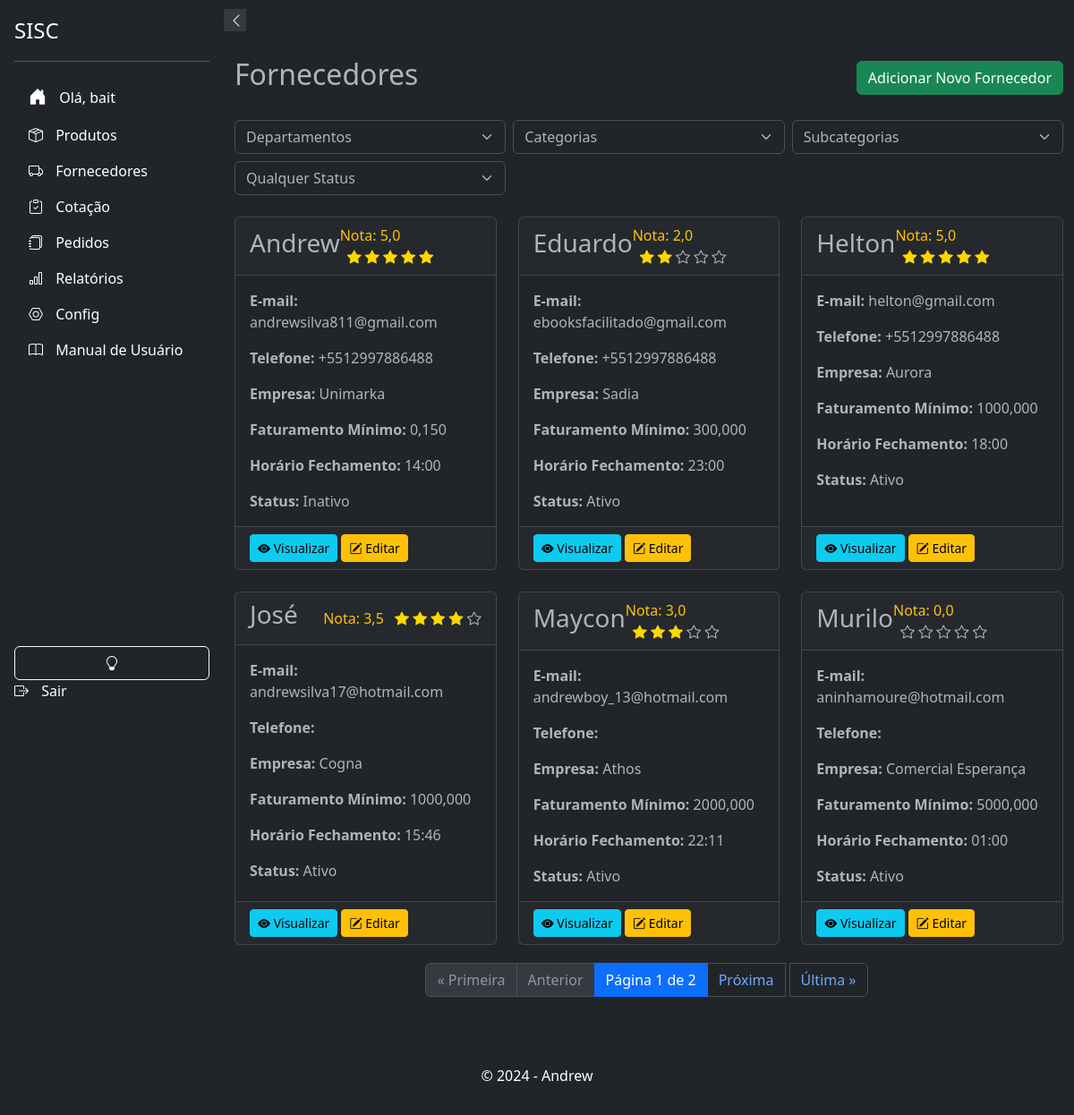
Page /suppliers/ (signed in) on the committed database.
### suppliers/models.py (models this page shows, shortened)
class Supplier(models.Model):
    user = models.ForeignKey(settings.AUTH_USER_MODEL, on_delete=models.CASCADE, blank=True, null=True)
    name = models.CharField(max_length=255)
    email = models.EmailField(unique=True)
    phone_regex = RegexValidator(regex=r'^\+?\d{10,15}$', message="Número de telefone no formato: '+999999999'. Até 15 dígitos.", )
    phone = models.CharField(validators=[phone_regex], max_length=17, blank=True)
    company = models.CharField(max_length=255, null=True, blank=True)
    cnpj = models.CharField(max_length=18, unique=True, validators=[validate_cnpj], null=True, blank=True)
    active = models.BooleanField(default=True, verbose_name="Ativo")
    address_line_1 = models.CharField("Endereço", max_length=255, null=True, blank=True)
    address_line_2 = models.CharField("Complemento", max_length=255, null=True, blank=True)
    city = models.CharField("Cidade", max_length=100, null=True, blank=True)
    state = models.CharField("Estado", max_length=50, null=True, blank=True)
    zip_code = models.CharField("CEP", max_length=10, null=True, blank=True)
    minimum_order_value = models.DecimalField("Valor Mínimo para Pedido", max_digits=10, decimal_places=3, validators=[MinValueValidator(0)], null=True, blank=True)
    order_response_deadline = models.TimeField("Prazo de Resposta para Pedidos", null=True, blank=True)
    departments = models.ManyToManyField('products.Departamento', related_name='suppliers', blank=True)
    categories = models.ManyToManyField(Category, blank=True, verbose_name="Categorias")
    subcategories = models.ManyToManyField(Subcategory, blank=True, verbose_name="Subcategorias")
    brands = models.ManyToManyField(Brand,  blank=True, verbose_name="Marcas")
    created_at = models.DateTimeField(auto_now_add=False, default=datetime.datetime.now, null=True, blank=True)
    updated_at = models.DateTimeField(auto_now=True, verbose_name="Atualizado em")
    deleted = models.BooleanField(default=False)
    holiday_cover_name = models.CharField("Nome do Fornecedor de Férias", max_length=255, null=True, blank=True)
    holiday_cover_email = models.EmailField("Email do Fornecedor de Férias", null=True, blank=True)
    holiday_cover_phone = models.CharField("Telefone do Fornecedor de Férias", validators=[phone_regex], max_length=17, blank=True, null=True)
    observation = models.TextField("Observação", null=True, blank=True)
    delivery_days = models.CharField("Dias de Entrega", max_length=100, blank=True, null=True)
    quality_rating = models.IntegerField(default=0, blank=True, null=True)
    delivery_time_rating = models.IntegerField(default=0, blank=True, null=True)
    price_rating = models.IntegerField(default=0, blank=True, null=True)
    reliability_rating = models.IntegerField(default=0, blank=True, null=True)
    flexibility_rating = models.IntegerField(default=0, blank=True, null=True)
    partnership_rating = models.IntegerField(default=0, blank=True, null=True)
    comments = models.TextField("Comentários", max_length=100, blank=True, null=True)
    billing_deadline_choices = [
        ('1-2', '1 a 2 dias úteis'),
        ('3-5', '3 a 5 dias úteis'),
        ('6-10', '6 a 10 dias úteis'),
        ('11-15', '11 a 15 dias úteis'),
        ('15+', 'Mais de 15 dias úteis'),
        ('negotiable', 'A combinar')
    ]
    billing_deadline = models.CharField(max_length=20, choices=billing_deadline_choices, default='1-2', verbose_name="Prazo de Faturamento")
    specific_billing_deadline = models.CharField(max_length=50, blank=True, null=True, verbose_name="Prazo Específico de Faturamento")
    class Meta:
        ordering = ['name']
    def average_rating(self):
        ratings = [self.quality_rating, self.delivery_time_rating, self.flexibility_rating, self.partnership_rating]
        ratings = [rating for rating in ratings if rating is not None]
        if ratings:
            return sum(ratings) / len(ratings)
        return None

### suppliers/views.py (the view)
# urls.py: path('', SupplierListView.as_view(), name='supplier_list'),
@method_decorator(login_required, name='dispatch')
class SupplierListView(PermissionRequiredMixin, ListView):  # View para listar fornecedores
    model = Supplier
    template_name = 'suppliers/supplier_list.html'
    context_object_name = 'suppliers'
    paginate_by = 6
    permission_required = 'suppliers.view_supplier'
    def get_queryset(self): # Método para filtrar os fornecedores
        queryset = super().get_queryset()
        department_id = self.request.GET.get('department')
        category_id = self.request.GET.get('category')
        subcategory_id = self.request.GET.get('subcategory')
        status = self.request.GET.get('status')
        if department_id: # Se department_id não estiver vazio
            queryset = queryset.filter(departments__id=department_id) # Filtra os fornecedores pelo departamento
        if category_id:
            queryset = queryset.filter(categories__id=category_id)
        if subcategory_id:
            queryset = queryset.filter(subcategories__id=subcategory_id)
        if status:
            queryset = queryset.filter(active=status == 'True')
        return queryset
    def get_context_data(self, **kwargs): # Adiciona os departamentos ao contexto
        context = super().get_context_data(**kwargs)
        context['suppliers'] = context['object_list']  # Adiciona 'suppliers' ao contexto
        context['departments'] = Departamento.objects.all()
        context['categories'] = Category.objects.all()
        context['subcategories'] = Subcategory.objects.all()
        context['form'] = SupplierFilterForm(self.request.GET or None)
        context['status_form'] = SupplierStatusFilterForm(self.request.GET or None)
        return context

### suppliers/forms.py
class SupplierStatusFilterForm(forms.Form): # Formulário para filtrar fornecedores por status
    STATUS_CHOICES = [
        ('', 'Todos'),
        (True, 'Ativo'),
        (False, 'Inativo'),
    ]
    status = forms.ChoiceField(choices=STATUS_CHOICES, required=False, label='Status', widget=forms.Select(attrs={'onchange': 'this.form.submit();'}))

### suppliers/templates/suppliers/supplier_list.html (shortened to what this page needs)
{% extends "base.html" %}
{% load static %}
{% load i18n %}
{% load tz %}
{% block content %}
<div class="container py-4">
    <div class="d-flex justify-content-between align-items-center mb-4">
        <h2>Fornecedores</h2>
        {% if perms.suppliers.add_supplier %}
        <a href="{% url 'suppliers:supplier_new' %}" class="btn btn-success">Adicionar Novo Fornecedor</a>
        {% endif %}
    </div>
    <form method="GET" action="{% url 'suppliers:supplier_list' %}" id="filterForm">
        <div class="row g-2">
            <div class="col-md-4">
                <select id="departmentSelect" class="form-select" name="department">
                    <option value="">Departamentos</option>
                </select>
            </div>
            <div class="col-md-4">
                <select id="categorySelect" class="form-select" name="category">
                    <option value="">Categorias</option>
                </select>
            </div>
            <div class="col-md-4">
                <select id="subcategorySelect" class="form-select" name="subcategory">
                    <option value="">Subcategorias</option>
                </select>
            </div>
            <div class="col-md-4">
                <select class="form-select" name="status" onchange="document.getElementById('filterForm').submit()">
                    <option value="">Qualquer Status</option>
                </select>
            </div>
        </div>
    </form>
    <br>
    <div class="row row-cols-1 row-cols-md-3 g-4">
        {% for supplier in suppliers %}
        <div class="col">
            <div class="card h-100 card-hover" onclick="location.href='{% url 'suppliers:supplier_detail' supplier.id %}'">
                <div class="card-header d-flex align-items-center justify-content-between">
                    <h3 class="card-title">{{ supplier.name }}</h3>
                    <div>
                        <span class="text-warning">Nota: {{ supplier.average_rating|floatformat:"1" }}</span>
                        <div class="rating ms-2 d-inline-block">
                            {% for i in "12345" %}
                                {% if forloop.counter <= supplier.average_rating|floatformat:"0"|add:"0" %}
                                    <i class="bi bi-star-fill"></i>
                                {% elif forloop.counter == supplier.average_rating|floatformat:"0"|add:"0"|add:"1" and supplier.average_rating|floatformat:"1"|slice:":1" == "5" %}
                                    <i class="bi bi-star-half"></i>
                                {% else %}
                                    <i class="bi bi-star"></i>
                                {% endif %}
                            {% endfor %}
                        </div>
                    </div>
                </div>
                <div class="card-body">
                    <p class="card-text"><strong>E-mail:</strong> {{ supplier.email }}</p>
                    <p class="card-text"><strong>Telefone:</strong> {{ supplier.phone }}</p>
                    <p class="card-text"><strong>Empresa:</strong> {{ supplier.company }}</p>
                    <p class="card-text"><strong>Faturamento Mínimo:</strong> {{ supplier.minimum_order_value }}</p>
                    <p class="card-text"><strong>Horário Fechamento:</strong> {{ supplier.order_response_deadline }}</p>
                    <p class="card-text"><strong>Status:</strong> {{ supplier.active|yesno:"Ativo,Inativo" }}</p>
                </div>
                <div class="card-footer">
                    <a href="{% url 'suppliers:supplier_detail' supplier.id %}" class="btn btn-info btn-sm">
                        <i class="bi bi-eye-fill"></i> Visualizar
                    </a>
                    {% if perms.suppliers.change_supplier %}
                    <a href="{% url 'suppliers:supplier_update' supplier.id %}" class="btn btn-warning btn-sm">
                        <i class="bi bi-pencil-square"></i> Editar
                    </a>
                    {% endif %}
                </div>
            </div>
        </div>
        {% empty %}
            <p>Nenhum fornecedor encontrado.</p>
        {% endfor %}
    </div>
<nav aria-label="Paginação de fornecedores">
    <ul class="pagination justify-content-center">
        {% if page_obj.has_previous %}
            <li class="page-item">
                <a class="page-link" href="?page=1" aria-label="Primeira">&laquo; Primeira</a>
            </li>
            <li class="page-item">
                <a class="page-link" href="?page={{ page_obj.previous_page_number }}" aria-label="Anterior">Anterior</a>
            </li>
        {% else %}
            <li class="page-item disabled">
                <span class="page-link">&laquo; Primeira</span>
            </li>
            <li class="page-item disabled">
                <span class="page-link">Anterior</span>
            </li>
        {% endif %}
        <li class="page-item active">
            <span class="page-link">
                Página {{ page_obj.number }} de {{ page_obj.paginator.num_pages }}
            </span>
        </li>
        {% if page_obj.has_next %}
            <li class="page-item">
                <a class="page-link" href="?page={{ page_obj.next_page_number }}" aria-label="Próxima">Próxima</a>
            </li>
            <li class="page-item">
                <a class="page-link" href="?page={{ page_obj.paginator.num_pages }}" aria-label="Última">Última &raquo;</a>
            </li>
        {% endif %}
    </ul>
</nav>
</div>
{% endblock %}

### app/templates/components/_sidebar.html (shortened to what this page needs)
<!DOCTYPE html>
<html>
<head>
    <link href="https://cdn.jsdelivr.net/npm/bootstrap@5.3.0-alpha3/dist/css/bootstrap.min.css" rel="stylesheet">
    <link rel="stylesheet" href="https://cdn.jsdelivr.net/npm/bootstrap-icons@1.10.5/font/bootstrap-icons.css">
</head>
<body>
    <div class="sidebar d-flex flex-column flex-shrink-0 p-3 text-white bg-dark" id="sidebar">
        <button class="sidebar-toggle" onclick="toggleSidebar()">
            <i id="sidebar-toggle-icon" class="bi bi-chevron-left"></i>
        </button>
        <a href="#" class="d-flex align-items-center mb-3 mb-md-0 me-md-auto text-white text-decoration-none">
            <span class="fs-4">SISC</span>
        </a>
        <hr>
        {% if user.is_authenticated %}
            <ul class="nav nav-pills flex-column mb-auto">
                <li class="nav-item">
                    <a href="{% url 'accounts:home' %}" class="nav-link text-white" aria-current="page">
                        <i class="bi bi-house-door-fill fs-5"></i>
                        <span>Olá, {{ user.username }}</span>
                    </a>
                </li>
                <li>
                    <a href="{% url 'products:products_list' %}" class="nav-link text-white">
                        <i class="bi bi-box-seam"></i>
                        <span>Produtos</span>
                    </a>
                </li>
                <li>
                    <a href="{% url 'suppliers:supplier_list' %}" class="nav-link text-white">
                        <i class="bi bi-truck "></i>
                        <span>Fornecedores</span>
                    </a>
                </li>
                <li>
                    <a href="{% url 'cotacao:cotacao_list' %}" class="nav-link text-white">
                        <i class="bi bi-clipboard-check"></i>
                        <span>Cotação</span>
                    </a>
                </li>
                <li>
                    <a href="{% url 'respostas:listar_pedidos' %}" class="nav-link text-white">
                        <i class="bi bi-journals"></i>
                        <span>Pedidos</span>
                    </a>
                </li>
                <li>
                    <a href="{% url 'relatorios:gerar_relatorios' %}" class="nav-link text-white">
                        <i class="bi bi-bar-chart"></i>
                        <span>Relatórios</span>
                    </a>
                </li>
                <li>
                    <a href="{% url 'admin:index' %}" class="nav-link text-white">
                        <i class="bi bi-nut"></i>
                        <span>Config</span>
                    </a>
                </li>
                <li>
                    <a href="{% url 'relatorios:manual_usuario' %}" class="nav-link text-white">
                        <i class="bi bi-book"></i>
                        <span>Manual de Usuário</span>
                    </a>
                </li>
            <br>
            </ul>
            <button class="btn btn-outline-light" onclick="toggleTheme()">
                <i id="theme-toggle-icon" class="bi bi-lightbulb-fill"></i>
            </button>
            <a href="{% url 'accounts:logout' %}" class="nav-link text-white">
                <i class="bi bi-box-arrow-right"></i>
                <span>Sair</span>
            </a>
        {% else %}
            <a href="{% url 'accounts:login' %}" class="nav-link text-white">
                <i class="bi bi-box-arrow-in-right"></i>
                <span>Login</span>
            </a>
        {% endif %}
    </div>
</body>
</html>

### app/templates/base.html (style rules this page uses)
body, html { height: 100%; margin: 0; display: flex; flex-direction: column; }

### app/templates/components/_sidebar.html (style rules this page uses)
.sidebar { width: 250px; height: 100vh; position: fixed; top: 0; left: 0; background-color: #343a40; transition: all 0.3s; z-index: 1000; }
.sidebar .nav-link { white-space: nowrap; overflow: hidden; text-overflow: ellipsis; }
.sidebar .nav-link i { margin-right: 10px; }
.sidebar-toggle { position: absolute; top: 10px; right: -25px; width: 25px; height: 25px; background-color: #343a40; border: none; color: white; cursor: pointer; z-index: 1100; }

### suppliers/templates/suppliers/supplier_list.html (style rules this page uses)
.bi-star-fill, .bi-star-half { color: gold; }
.pagination { display: flex; justify-content: center; padding: 20px 0; }
.pagination a { margin: 0 5px; }

### rows in the picture
Supplier: name "Andrew", average_rating "5,0", email "andrewsilva811@gmail.com", phone "+5512997886488", company "Unimarka", minimum_order_value "0,150", order_response_deadline "14:00", active "Inativo"
Supplier: name "Eduardo", average_rating "2,0", email "ebooksfacilitado@gmail.com", phone "+5512997886488", company "Sadia", minimum_order_value "300,000", order_response_deadline "23:00", active "Ativo"
Supplier: name "Helton", average_rating "5,0", email "helton@gmail.com", phone "+5512997886488", company "Aurora", minimum_order_value "1000,000", order_response_deadline "18:00", active "Ativo"
Supplier: name "José", average_rating "3,5", email "andrewsilva17@hotmail.com", company "Cogna", minimum_order_value "1000,000", order_response_deadline "15:46", active "Ativo"
Supplier: name "Maycon", average_rating "3,0", email "andrewboy_13@hotmail.com", company "Athos", minimum_order_value "2000,000", order_response_deadline "22:11", active "Ativo"
Supplier: name "Murilo", average_rating "0,0", email "aninhamoure@hotmail.com", company "Comercial Esperança", minimum_order_value "5000,000", order_response_deadline "01:00", active "Ativo"

### other values in the picture
{{ user.username }} "bait"
{{ page_obj.number }} "1"
{{ page_obj.paginator.num_pages }} "2"
